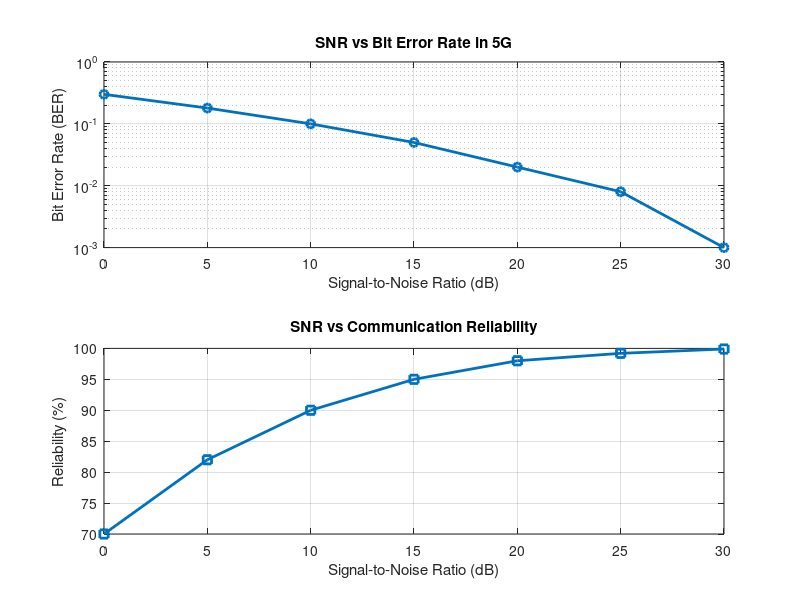

Reproduce this figure in MATLAB.
clc;
clear;
close all;

% SNR values (dB)
SNR = 0:5:30;

% Simulated Bit Error Rate (BER)
BER = [0.30 0.18 0.10 0.05 0.02 0.008 0.001];

% Reliability (%)
Reliability = (1 - BER) * 100;

disp('SNR(dB) BER Reliability(%)')
disp([SNR' BER' Reliability'])

figure
% -------- Graph 1 --------
subplot(2,1,1)
semilogy(SNR, BER, '-o', 'LineWidth', 2) 
title('SNR vs Bit Error Rate in 5G')
xlabel('Signal-to-Noise Ratio (dB)')
ylabel('Bit Error Rate (BER)')
grid on

% -------- Graph 2 --------
subplot(2,1,2)
plot(SNR, Reliability, '-s', 'LineWidth', 2)
title('SNR vs Communication Reliability') 
xlabel('Signal-to-Noise Ratio (dB)') 
ylabel('Reliability (%)')
grid on
